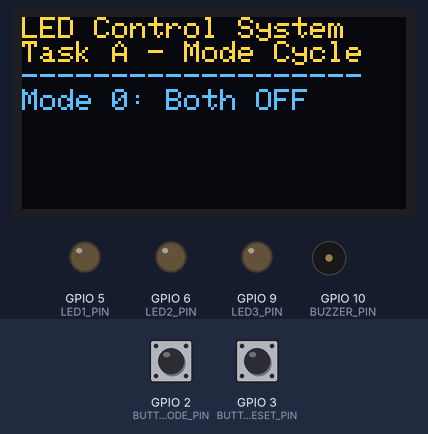
Bench run of a program on a simulated ESP32. On the bench: 128×64 one-colour display, output pins drawn as LEDs (lit = HIGH), buzzer (waves = sounding, pin HIGH). Dashed ring = blinking. The inputs (shaded band) are chosen by the test bench; at power-on: GPIO 2 (BUTTON_MODE_PIN) HIGH, GPIO 3 (BUTTON_RESET_PIN) HIGH. The OLED is the two-colour kind (top 16 rows yellow).

Above: at 1.2 s.
1.3 s: GPIO 2 (BUTTON_MODE_PIN) pulled LOW for 0.15 s
At 1.87 s:
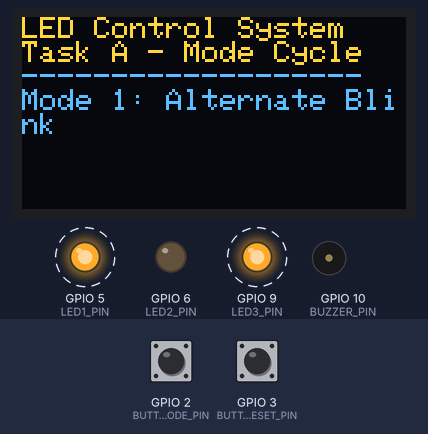
4.1 s: GPIO 2 (BUTTON_MODE_PIN) pulled LOW for 1 s
At 4.27 s:
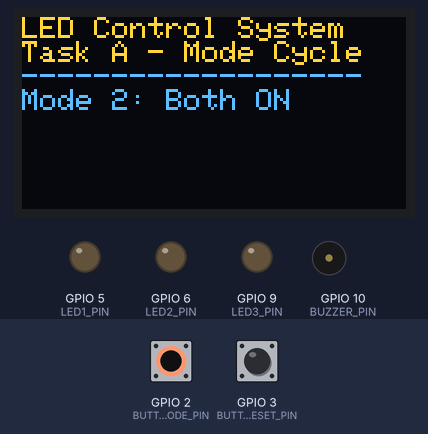
5.7 s: GPIO 2 (BUTTON_MODE_PIN) pulled LOW for 0.15 s
At 7.2 s:
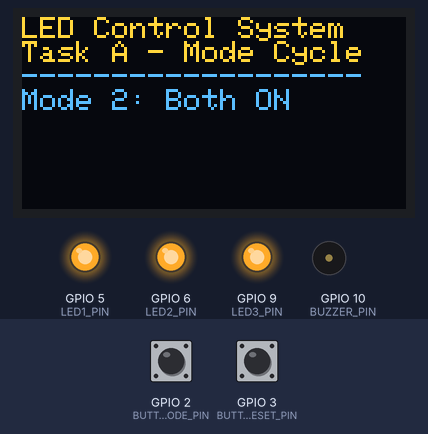
7.5 s: GPIO 2 (BUTTON_MODE_PIN) pulled LOW for 3.2 s
At 7.67 s:
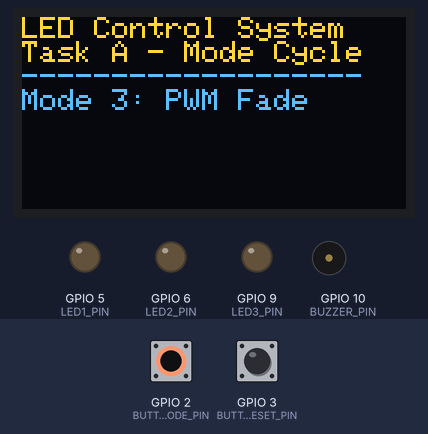
Timing chart, 0 to 10.5 s (numbered marks = the images above; inputs shaded):
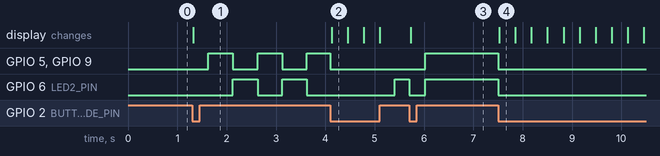

Measured:
- after the input at 1.3 s, GPIO 5 (LED1_PIN), GPIO 9 (LED3_PIN): alternates HIGH for 0.50 s and LOW for 0.50 s, starting after 0.33 s; GPIO 6 (LED2_PIN): alternates HIGH for 0.50 s and LOW for 0.50 s, starting after 0.83 s; the display: changes at once (image 1)
- after the input at 4.1 s, GPIO 5 (LED1_PIN), GPIO 9 (LED3_PIN): goes on until 4.1 s, then stays LOW; the display: changes at once (image 2)
- after the input at 5.7 s, the display: changes at once (image 3)
- after the input at 7.5 s, GPIO 5 (LED1_PIN), GPIO 6 (LED2_PIN), GPIO 9 (LED3_PIN): HIGH → LOW at once; the display: changes at once (image 4)

The program:

main.cpp
```cpp
//Muhammad Bilal
//23-NTU-CS-1064
//BSCS-5th-B
//use one button to cycle through led modes display the current state on the OLED


#include <Wire.h>
#include <Adafruit_GFX.h>
#include <Adafruit_SSD1306.h>

// Pin definitions - CONNECTIONS
#define BUTTON_MODE_PIN 2
#define BUTTON_RESET_PIN 3
#define LED1_PIN 5
#define LED2_PIN 6
#define LED3_PIN 9
#define BUZZER_PIN 10

// OLED display setup
#define SCREEN_WIDTH 128
#define SCREEN_HEIGHT 64
Adafruit_SSD1306 display(SCREEN_WIDTH, SCREEN_HEIGHT, &Wire, -1);

// Program variables
int currentMode = 0;  // Start with Mode 0: Both OFF
const int TOTAL_MODES = 4;
unsigned long previousBlinkTime = 0;
bool blinkState = false;
int fadeValue = 0;
bool fadeDirection = true;

// Mode names for display
const char* modeNames[] = {
  "Both OFF",
  "Alternate Blink",
  "Both ON",
  "PWM Fade"
};

// ✅ Function Prototypes (added for PlatformIO)
void resetLEDs();
void updateDisplay();
void alternateBlink();
void pwmFade();

void setup() {
  // Initialize pins
  pinMode(BUTTON_MODE_PIN, INPUT_PULLUP);
  pinMode(BUTTON_RESET_PIN, INPUT_PULLUP);
  pinMode(LED1_PIN, OUTPUT);
  pinMode(LED2_PIN, OUTPUT);
  pinMode(LED3_PIN, OUTPUT);
  pinMode(BUZZER_PIN, OUTPUT);

  // Initialize OLED display
  display.begin(SSD1306_SWITCHCAPVCC, 0x3C);
  display.clearDisplay();
  display.setTextSize(1);
  display.setTextColor(WHITE);

  // Turn off all LEDs at start
  resetLEDs();
  updateDisplay();
}

void loop() {
  // Check MODE button (cycle through modes)
  if (digitalRead(BUTTON_MODE_PIN) == LOW) {
    currentMode = (currentMode + 1) % TOTAL_MODES;
    resetLEDs();
    updateDisplay();
    delay(300); // Simple debounce
  }

  // Check RESET button (go to OFF mode)
  if (digitalRead(BUTTON_RESET_PIN) == LOW) {
    currentMode = 0;
    resetLEDs();
    updateDisplay();
    delay(300);
  }

  // Execute the current mode
  switch(currentMode) {
    case 0: // Mode 0: Both OFF
      resetLEDs();
      break;

    case 1: // Mode 1: Alternate Blink
      alternateBlink();
      break;

    case 2: // Mode 2: Both ON
      digitalWrite(LED1_PIN, HIGH);
      digitalWrite(LED2_PIN, HIGH);
      digitalWrite(LED3_PIN, HIGH);
      break;

    case 3: // Mode 3: PWM Fade
      pwmFade();
      break;
  }
}

void resetLEDs() {
  digitalWrite(LED1_PIN, LOW);
  digitalWrite(LED2_PIN, LOW);
  digitalWrite(LED3_PIN, LOW);
  analogWrite(LED3_PIN, 0);
}

void alternateBlink() {
  unsigned long currentTime = millis();
  if (currentTime - previousBlinkTime >= 500) { // Blink every 500ms
    previousBlinkTime = currentTime;
    blinkState = !blinkState;

    digitalWrite(LED1_PIN, blinkState);
    digitalWrite(LED2_PIN, !blinkState);
    digitalWrite(LED3_PIN, blinkState);
  }
}

void pwmFade() {
  unsigned long currentTime = millis();
  if (currentTime - previousBlinkTime >= 20) { // Smooth fade
    previousBlinkTime = currentTime;

    // Update fade value
    if (fadeDirection) {
      fadeValue += 5;
      if (fadeValue >= 255) {
        fadeValue = 255;
        fadeDirection = false;
      }
    } else {
      fadeValue -= 5;
      if (fadeValue <= 0) {
        fadeValue = 0;
        fadeDirection = true;
      }
    }


    analogWrite(LED3_PIN, fadeValue);

    digitalWrite(LED1_PIN, fadeValue > 127);
    digitalWrite(LED2_PIN, fadeValue > 127);
  }
}

void updateDisplay() {
  display.clearDisplay();
  display.setCursor(0, 0);
  display.println("LED Control System");
  display.println("Task A - Mode Cycle");
  display.println("-------------------");
  display.print("Mode ");
  display.print(currentMode);
  display.print(": ");
  display.println(modeNames[currentMode]);
  display.display();
}
```
